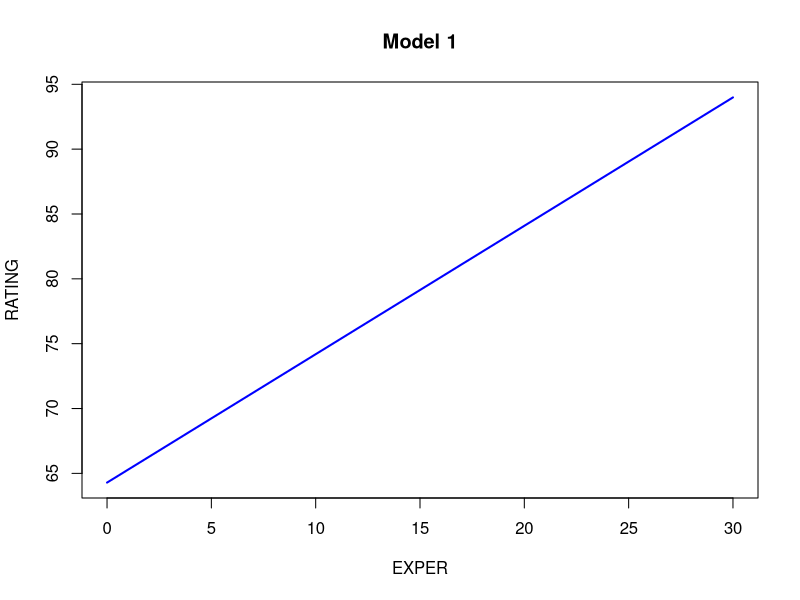
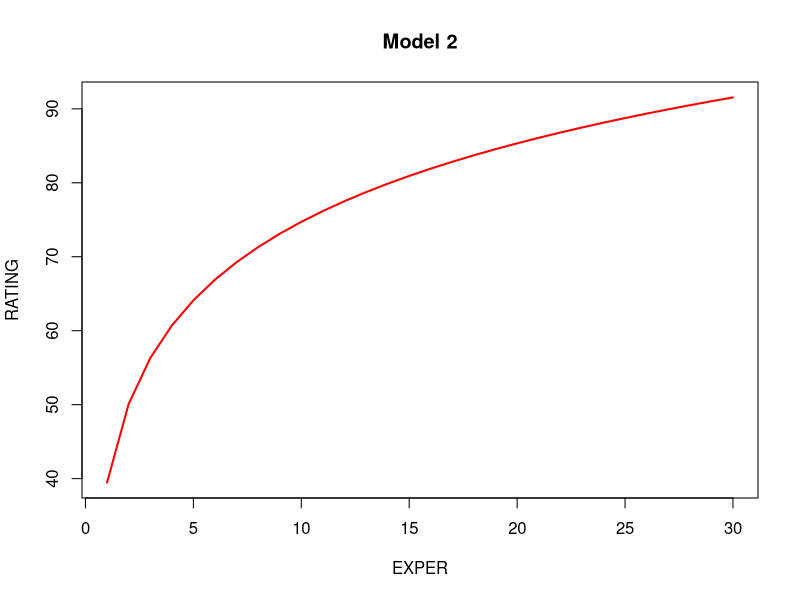

Reproduce these figures in R, in order.
# 4.04
# (a)
EXPER <- 0:30
RATING_model1 <- 64.289 + 0.990 * EXPER
plot(EXPER, RATING_model1, type = "l", col = "blue", lwd = 2, 
     xlab = "EXPER", ylab = "RATING", 
     main = "Model 1")

# (b)
EXPER <- 1:30
RATING_model2 <- 39.464 + 15.312 * log(EXPER)
plot(EXPER, RATING_model2, type = "l", col = "red", lwd = 2, 
     xlab = "EXPER", ylab = "RATING", 
     main = "Model 2")

# (d)
marginal_effect_model2 <- function(EXPER) {
  15.312 / EXPER
}
cat("marginal effect Model 2(EXPER=10): ",
    marginal_effect_model2(10), "\n")
cat("marginal effect Model 2(EXPER=10): ",
    marginal_effect_model2(20), "\n")

# (e)
R2_model1 <- 0.3793
R2_model2 <- 0.6414
R2_model1_experienced <- 0.4858
comparison <- data.frame(Model = c("Model 1", "Model 2", "Model 1 (Experienced Only)"),
                         R2 = c(R2_model1, R2_model2, R2_model1_experienced))
print(comparison)